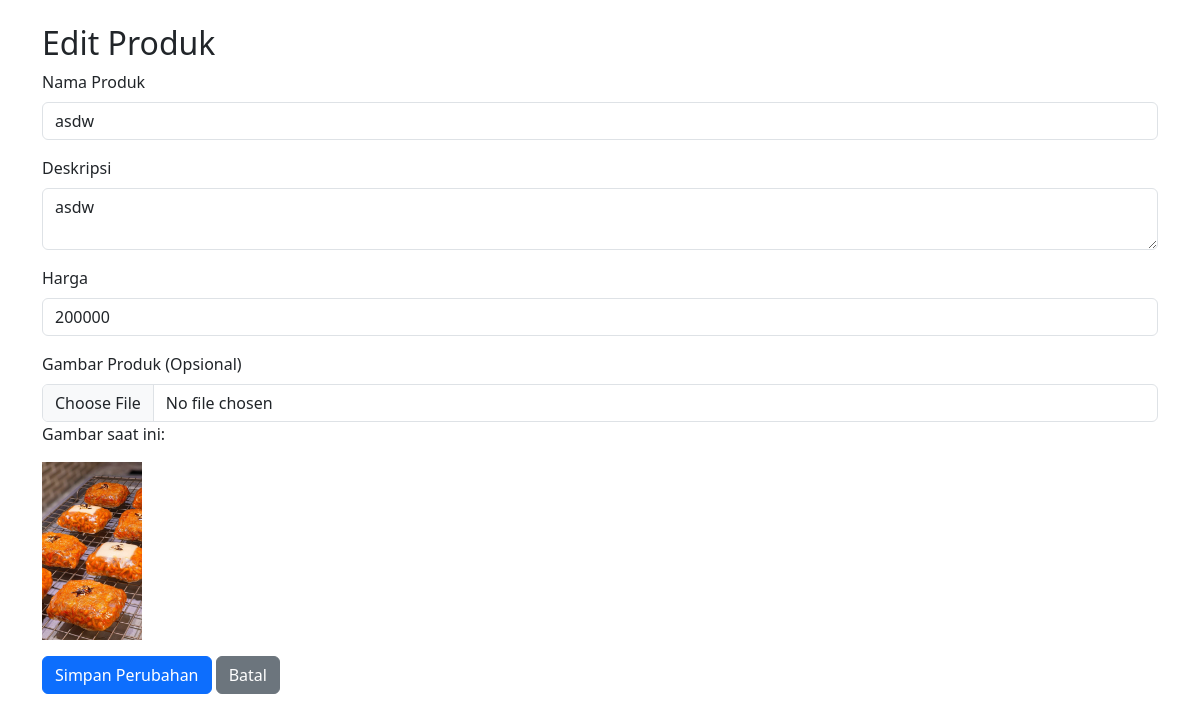
Screenshot of /admin/edit_product.php?id=2 (signed in) with the database file from the repository.
### tables this page shows
CREATE TABLE `produk` (
  `id` int(11) NOT NULL,
  `nama_produk` varchar(255) NOT NULL,
  `deskripsi` text NOT NULL,
  `harga` int(11) NOT NULL,
  `gambar` varchar(255) NOT NULL
);

### admin/edit_product.php (the view, shortened to what this page needs)
<?php
include '../includes/config.php';
if (isset($_GET['id'])) {
    $id = $_GET['id'];
    $sql = "SELECT * FROM produk WHERE id = ?";
    $stmt = $conn->prepare($sql);
    $stmt->bind_param("i", $id);
    $stmt->execute();
    $result = $stmt->get_result();
    $produk = $result->fetch_assoc();
} else {
    echo "<script>alert('ID produk tidak valid!'); window.location.href='products.php';</script>";
    exit();
}
?>
<!DOCTYPE html>
<html lang="id">
<head>
    <link href="https://cdn.jsdelivr.net/npm/bootstrap@5.3.0/dist/css/bootstrap.min.css" rel="stylesheet">
</head>
<body>
<div class="container">
    <h2 class="mt-4">Edit Produk</h2>
    <form action="edit_product.php?id=<?php echo $id; ?>" method="post" enctype="multipart/form-data">
        <div class="mb-3">
            <label class="form-label">Nama Produk</label>
            <input type="text" name="nama_produk" class="form-control" value="<?php echo htmlspecialchars($produk['nama_produk']); ?>" required>
        </div>
        <div class="mb-3">
            <label class="form-label">Deskripsi</label>
            <textarea name="deskripsi" class="form-control" required><?php echo htmlspecialchars($produk['deskripsi']); ?></textarea>
        </div>
        <div class="mb-3">
            <label class="form-label">Harga</label>
            <input type="number" name="harga" class="form-control" value="<?php echo $produk['harga']; ?>" required>
        </div>
        <div class="mb-3">
            <label class="form-label">Gambar Produk (Opsional)</label>
            <input type="file" name="gambar" class="form-control">
            <?php if (!empty($produk['gambar'])): ?>
                <p>Gambar saat ini:</p>
                <img src="../uploads/<?php echo $produk['gambar']; ?>" width="100">
            <?php endif; ?>
        </div>
        <button type="submit" class="btn btn-primary">Simpan Perubahan</button>
        <a href="products.php" class="btn btn-secondary">Batal</a>
    </form>
</div>
</body>
</html>

### rows the page displays
produk: nama_produk "asdw", deskripsi "asdw", harga "200000", gambar (picture)
